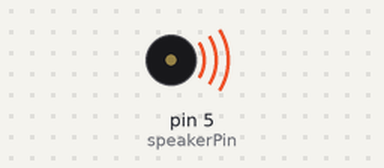
This sketch was run on a simulated Arduino Uno, built with avr-gcc and run on an emulated ATmega328P. Parts: buzzer (waves = sounding).

Above: at 0.2 s.
At 6.5 s:
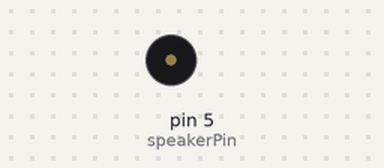
Timing chart, 0 to 9.4 s (numbered marks = the images above):
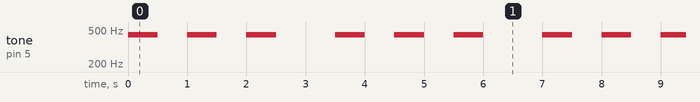

Measured:
- by itself, tone on pin 5 (speakerPin): plays 440 Hz for 0.50 s, 440 Hz for 0.50 s, 440 Hz for 0.50 s, 440 Hz for 0.50 s, 440 Hz for 0.50 s, 440 Hz for 0.50 s … (117 notes in this stretch)

The sketch:

sketch08_01_func_337.ino
```cpp
/* for文で三三七拍子の簡略化 */

const int speakerPin = 5;

void setup() {
}

void loop() {
  beat(3);
  beat(3);
  beat(7);
}

void beat(int n) {
  int i;

  for (i = 1; i <= n; i++) {
    tone(speakerPin, 440, 500);
    delay(1000);
  }
  delay(500);
}
```
